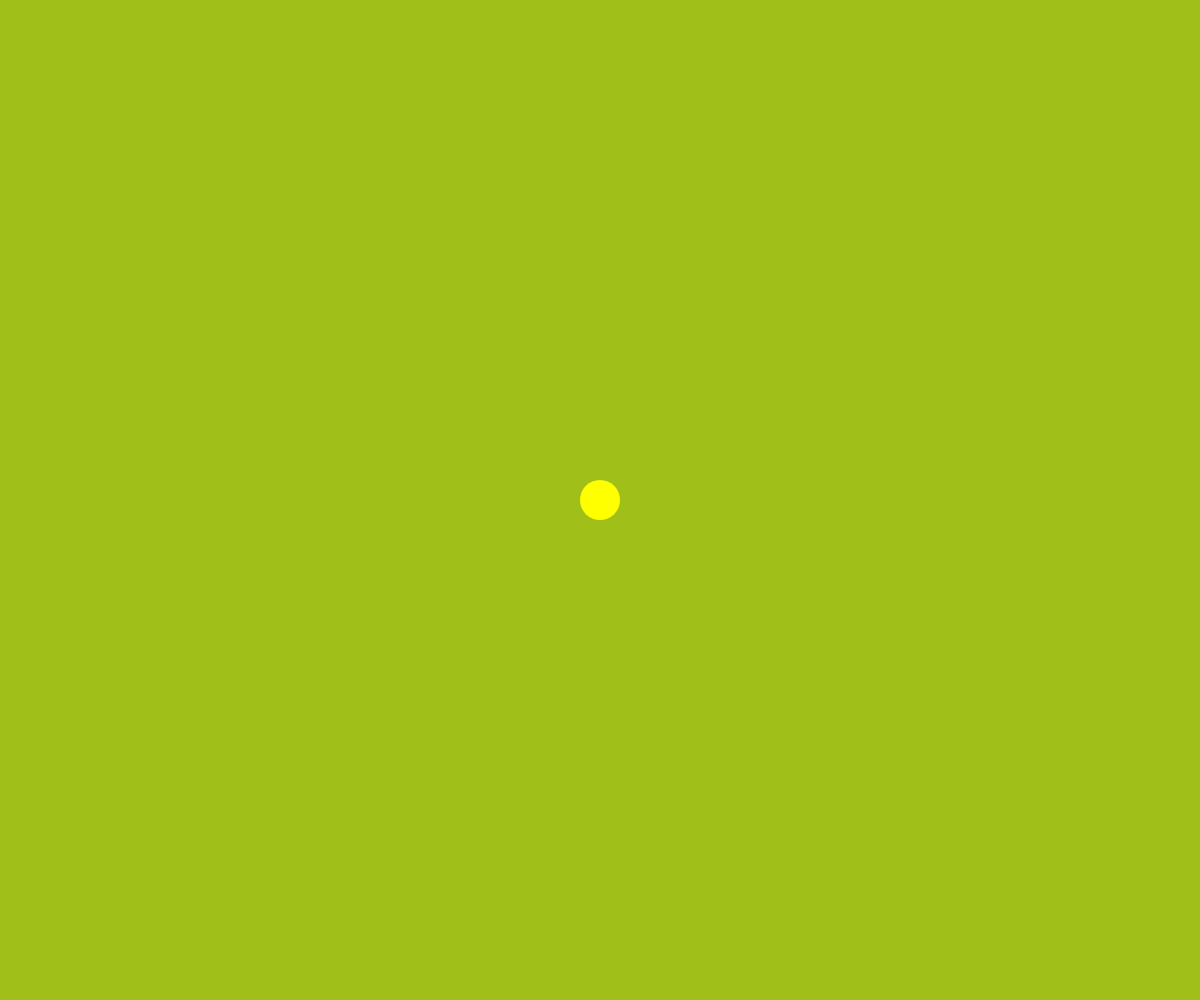
Frame 1 (no input)
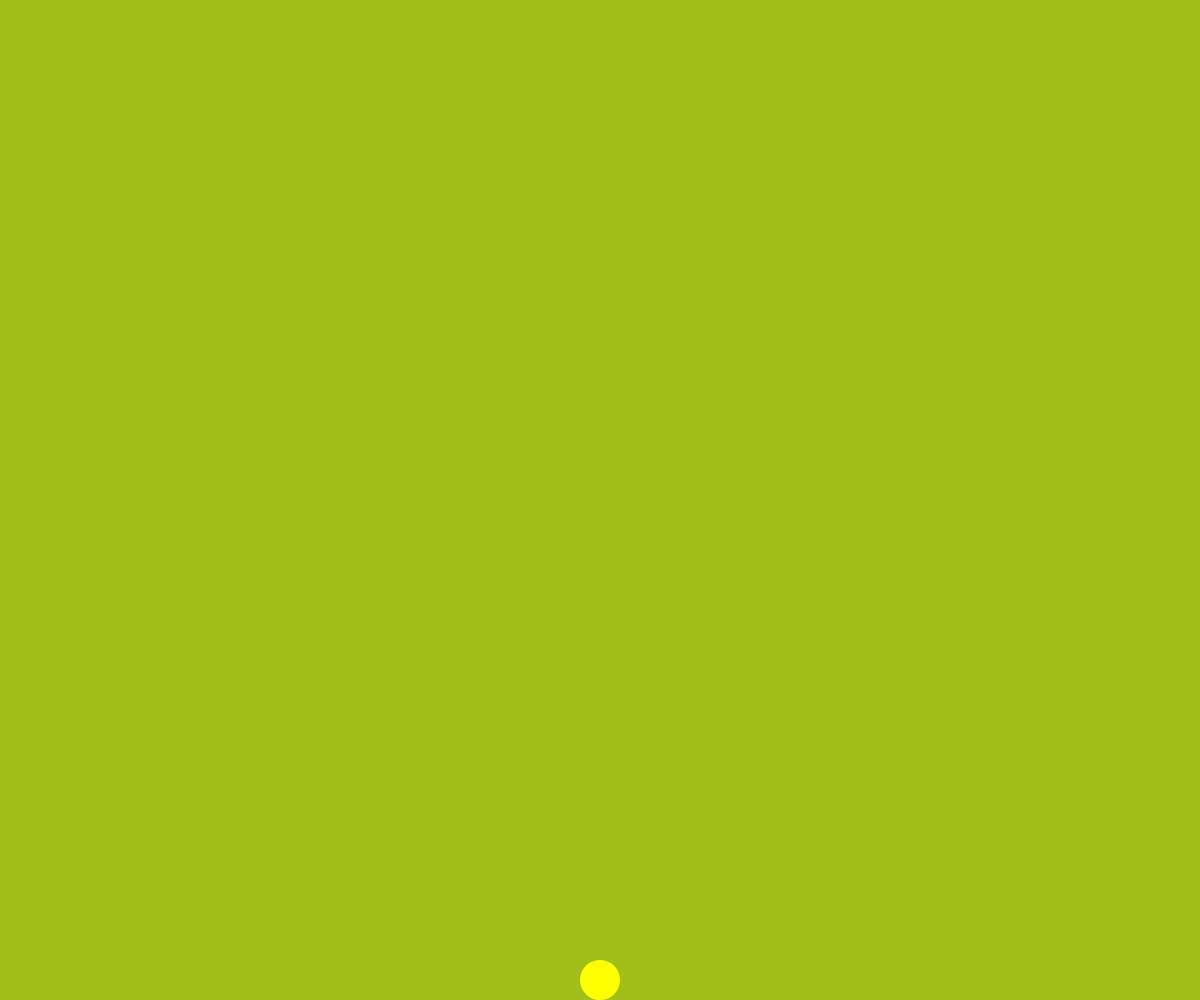
Frame 60 (no input)
Frame 120 (the mouse pressed at the canvas centre since frame 60): identical to frame 60, image omitted

The p5.js sketch that drew these frames (run headless with seeded random() and noise() and a simulated clock; from frame 60 on, the mouse is pressed at the canvas centre):

// p5.js sketch
// ── sketch.js
// テキスト「キーボード操作に反応する」
let x, y;
let vy = 0 //垂直速度
const gravity = 0.5
const jumpSpeed = -10 // ジャンプの強さ（上にはねるためにマイナスにしてる）



function setup(){
  createCanvas(windowWidth, windowHeight);
  x = width / 2;
  y = height / 2;
}

function draw(){
  background(160, 192, 25);
  noStroke();
  fill('#ffff00');
  ellipse(x, y, 40);

  // 左右・上下の運動
  if(keyIsDown(LEFT_ARROW)){ x -= 5; }
  if(keyIsDown(RIGHT_ARROW)){ x += 5; }
  if(keyIsDown(UP_ARROW)){ y -= 5; }
  if(keyIsDown(DOWN_ARROW)){ y += 5; }
  if(keyIsDown("A".charCodeAt(0))){ x+= 10; }

  // ジャンプ機能
  y += vy;
  vy += gravity;

  // 地面に達したら跳ね返りを止める
  if (y > height - 20){// yが画面の高さ-円の半径より大きかったら＝画面より下にいたら
  y = height - 20; // 地面に設置
  vy = 0; // y位置を固定=動きをとめる
 } 
  
  // 画面外に出ないように
  x = constrain(x, 0, width); 
  y = constrain(y, 0, height - 20);
}

function keyPressed(){
  if (key === ' '){
    if (y === height - 20){ // 地面に設置しているとき
      vy = jumpSpeed; // vyに上で定義した値を代入
    }
  }
}

// イベントハンドラを使用するパターン
// function keyPressed(){
//   if(keyCode == LEFT_ARROW){ x -= 5; }
//   else if(keyCode == RIGHT_ARROW){ x+= 5; }
//   else if(keyCode == DOWN_ARROW){ y += 5; }
//   else if(keyCode == UP_ARROW){ y -= 5; }
//   else if(key == "A"){ x += 10; }
// }

// function KeyPressed(){
//  if(keyCode == UP_ARROW)
  

// }

function windowResized(){
  resizeCanvas(windowWidth, windowHeight);
}
